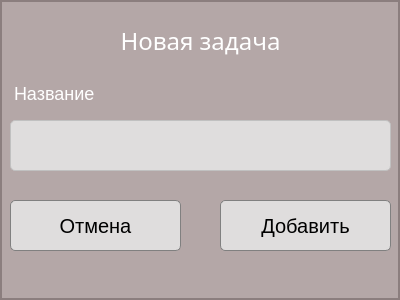
<?xml version="1.0" encoding="UTF-8"?>
<ui version="4.0">
 <class>addtask</class>
 <widget class="QWidget" name="addtask">
  <property name="geometry">
   <rect>
    <x>0</x>
    <y>0</y>
    <width>400</width>
    <height>300</height>
   </rect>
  </property>
  <property name="windowTitle">
   <string>Form</string>
  </property>
  <property name="styleSheet">
   <string notr="true">QWidget {
    background-color: #B4A7A7;
    border: 2px solid #8B7E7E;
}
QPushButton{
	border-radius: 25px;
}
QLineEdit {
    background-color: #DFDDDD;
    border: 1px solid #C0C0C0;
    border-radius: 5px;
    padding: 8px;
    font-size: 20px;
    min-height: 30px;
	size: 50px;
	color: black;
}
</string>
  </property>
  <widget class="QLabel" name="NewTaskLabel">
   <property name="geometry">
    <rect>
     <x>20</x>
     <y>20</y>
     <width>361</width>
     <height>61</height>
    </rect>
   </property>
   <property name="font">
    <font>
     <family>Comfortaa</family>
     <pointsize>-1</pointsize>
    </font>
   </property>
   <property name="styleSheet">
    <string notr="true">font-family: 'Comfortaa';
font-size: 24px;
color: #FFFFFF;
margin-bottom: 20px;
border: 0px;</string>
   </property>
   <property name="text">
    <string>Новая задача</string>
   </property>
   <property name="alignment">
    <set>Qt::AlignmentFlag::AlignCenter</set>
   </property>
  </widget>
  <widget class="QLineEdit" name="NameTaskLine">
   <property name="geometry">
    <rect>
     <x>10</x>
     <y>120</y>
     <width>381</width>
     <height>51</height>
    </rect>
   </property>
   <property name="styleSheet">
    <string notr="true">QLineEdit {
    background-color: #DFDDDD;
    border: 1px solid #C0C0C0;
    border-radius: 5px;
    padding: 8px;
    font-size: 16px;
    min-height: 30px;
}</string>
   </property>
  </widget>
  <widget class="QPushButton" name="CancelButton">
   <property name="geometry">
    <rect>
     <x>10</x>
     <y>200</y>
     <width>171</width>
     <height>51</height>
    </rect>
   </property>
   <property name="styleSheet">
    <string notr="true">QPushButton {
    background-color: #DFDDDD; 
    color: black;
    border: 1px solid gray; 
    border-radius: 5px; 
    padding: 5px; 
	font-size: 20px;
	font-family: 'Comfortaa';
}

QPushButton:hover {
    background-color: #D0D0D0; /* при наведении */
}

QPushButton:pressed {
    background-color: #C0C0C0; /*  при нажатии */
}</string>
   </property>
   <property name="text">
    <string>Отмена</string>
   </property>
  </widget>
  <widget class="QPushButton" name="AddButton">
   <property name="geometry">
    <rect>
     <x>220</x>
     <y>200</y>
     <width>171</width>
     <height>51</height>
    </rect>
   </property>
   <property name="styleSheet">
    <string notr="true">QPushButton {
    background-color: #DFDDDD; 
    color: black;
    border: 1px solid gray; 
    border-radius: 5px; 
    padding: 5px; 
	font-size: 20px;
	font-family: 'Comfortaa';
}

QPushButton:hover {
    background-color: #D0D0D0; /* при наведении */
}

QPushButton:pressed {
    background-color: #C0C0C0; /*  при нажатии */
}</string>
   </property>
   <property name="text">
    <string>Добавить</string>
   </property>
  </widget>
  <widget class="QLabel" name="NameLabel">
   <property name="geometry">
    <rect>
     <x>10</x>
     <y>80</y>
     <width>101</width>
     <height>21</height>
    </rect>
   </property>
   <property name="styleSheet">
    <string notr="true">font-family: 'Comfortaa';
font-size: 18px;
color: #FFFFFF;
margin-top: 5px;
border: 0px;</string>
   </property>
   <property name="text">
    <string>Название</string>
   </property>
  </widget>
 </widget>
 <resources/>
 <connections/>
</ui>
